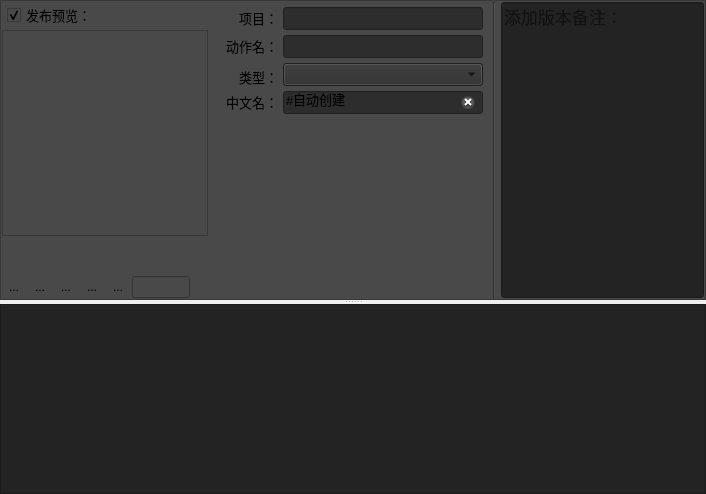
     <widget class="QWidget" name="action_tab">
      <attribute name="title">
       <string>Action</string>
      </attribute>
      <layout class="QVBoxLayout" name="verticalLayout_11">
       <property name="spacing">
        <number>2</number>
       </property>
       <property name="leftMargin">
        <number>0</number>
       </property>
       <property name="topMargin">
        <number>0</number>
       </property>
       <property name="rightMargin">
        <number>0</number>
       </property>
       <property name="bottomMargin">
        <number>0</number>
       </property>
       <item>
        <widget class="QSplitter" name="splitter_4">
         <property name="sizePolicy">
          <sizepolicy hsizetype="Preferred" vsizetype="Expanding">
           <horstretch>0</horstretch>
           <verstretch>0</verstretch>
          </sizepolicy>
         </property>
         <property name="orientation">
          <enum>Qt::Vertical</enum>
         </property>
         <widget class="QFrame" name="frame_7">
          <property name="styleSheet">
           <string notr="true">background-color: rgb(73, 73, 73);</string>
          </property>
          <property name="frameShape">
           <enum>QFrame::StyledPanel</enum>
          </property>
          <property name="frameShadow">
           <enum>QFrame::Sunken</enum>
          </property>
          <layout class="QHBoxLayout" name="horizontalLayout_21" stretch="1,5,1,5">
           <property name="spacing">
            <number>5</number>
           </property>
           <property name="leftMargin">
            <number>1</number>
           </property>
           <property name="topMargin">
            <number>1</number>
           </property>
           <property name="rightMargin">
            <number>1</number>
           </property>
           <property name="bottomMargin">
            <number>1</number>
           </property>
           <item>
            <layout class="QVBoxLayout" name="verticalLayout_9">
             <property name="spacing">
              <number>2</number>
             </property>
             <item>
              <layout class="QHBoxLayout" name="horizontalLayout_22" stretch="5,1,1">
               <property name="spacing">
                <number>0</number>
               </property>
               <property name="leftMargin">
                <number>5</number>
               </property>
               <property name="rightMargin">
                <number>5</number>
               </property>
               <item>
                <widget class="QCheckBox" name="checkBox_3">
                 <property name="font">
                  <font>
                   <family>Microsoft YaHei UI</family>
                   <pointsize>10</pointsize>
                  </font>
                 </property>
                 <property name="styleSheet">
                  <string notr="true"/>
                 </property>
                 <property name="text">
                  <string>发布预览：</string>
                 </property>
                 <property name="checked">
                  <bool>true</bool>
                 </property>
                </widget>
               </item>
               <item>
                <spacer name="horizontalSpacer_5">
                 <property name="orientation">
                  <enum>Qt::Horizontal</enum>
                 </property>
                 <property name="sizeType">
                  <enum>QSizePolicy::Fixed</enum>
                 </property>
                 <property name="sizeHint" stdset="0">
                  <size>
                   <width>80</width>
                   <height>25</height>
                  </size>
                 </property>
                </spacer>
               </item>
               <item>
                <widget class="QPushButton" name="render_bttn_ac">
                 <property name="sizePolicy">
                  <sizepolicy hsizetype="Fixed" vsizetype="Fixed">
                   <horstretch>0</horstretch>
                   <verstretch>0</verstretch>
                  </sizepolicy>
                 </property>
                 <property name="minimumSize">
                  <size>
                   <width>25</width>
                   <height>25</height>
                  </size>
                 </property>
                 <property name="maximumSize">
                  <size>
                   <width>25</width>
                   <height>25</height>
                  </size>
                 </property>
                 <property name="toolTip">
                  <string>&lt;html&gt;&lt;head/&gt;&lt;body&gt;&lt;p&gt;&lt;span style=&quot; font-size:10pt;&quot;&gt;重新渲染图标&lt;/span&gt;&lt;/p&gt;&lt;/body&gt;&lt;/html&gt;</string>
                 </property>
                 <property name="text">
                  <string/>
                 </property>
                 <property name="iconSize">
                  <size>
                   <width>22</width>
                   <height>22</height>
                  </size>
                 </property>
                 <property name="flat">
                  <bool>true</bool>
                 </property>
                </widget>
               </item>
              </layout>
             </item>
             <item>
              <widget class="QFrame" name="frame_8">
               <property name="sizePolicy">
                <sizepolicy hsizetype="Fixed" vsizetype="Fixed">
                 <horstretch>0</horstretch>
                 <verstretch>0</verstretch>
                </sizepolicy>
               </property>
               <property name="minimumSize">
                <size>
                 <width>206</width>
                 <height>206</height>
                </size>
               </property>
               <property name="maximumSize">
                <size>
                 <width>206</width>
                 <height>206</height>
                </size>
               </property>
               <property name="frameShape">
                <enum>QFrame::StyledPanel</enum>
               </property>
               <property name="frameShadow">
                <enum>QFrame::Raised</enum>
               </property>
               <layout class="QGridLayout" name="gridLayout_8">
                <property name="leftMargin">
                 <number>1</number>
                </property>
                <property name="topMargin">
                 <number>1</number>
                </property>
                <property name="rightMargin">
                 <number>1</number>
                </property>
                <property name="bottomMargin">
                 <number>1</number>
                </property>
                <property name="spacing">
                 <number>1</number>
                </property>
                <item row="0" column="0">
                 <widget class="QLabel" name="Preview_label_ac">
                  <property name="sizePolicy">
                   <sizepolicy hsizetype="Fixed" vsizetype="Fixed">
                    <horstretch>0</horstretch>
                    <verstretch>0</verstretch>
                   </sizepolicy>
                  </property>
                  <property name="minimumSize">
                   <size>
                    <width>200</width>
                    <height>200</height>
                   </size>
                  </property>
                  <property name="maximumSize">
                   <size>
                    <width>200</width>
                    <height>200</height>
                   </size>
                  </property>
                  <property name="text">
                   <string/>
                  </property>
                 </widget>
                </item>
               </layout>
              </widget>
             </item>
             <item>
              <spacer name="verticalSpacer_7">
               <property name="orientation">
                <enum>Qt::Vertical</enum>
               </property>
               <property name="sizeType">
                <enum>QSizePolicy::Preferred</enum>
               </property>
               <property name="sizeHint" stdset="0">
                <size>
                 <width>20</width>
                 <height>40</height>
                </size>
               </property>
              </spacer>
             </item>
             <item>
              <layout class="QHBoxLayout" name="horizontalLayout_27">
               <item>
                <widget class="QToolButton" name="Play_toolBttn">
                 <property name="text">
                  <string>...</string>
                 </property>
                 <property name="autoRaise">
                  <bool>true</bool>
                 </property>
                </widget>
               </item>
               <item>
                <widget class="QToolButton" name="firstFrame_toolBttn">
                 <property name="toolTip">
                  <string>起始帧</string>
                 </property>
                 <property name="text">
                  <string>...</string>
                 </property>
                 <property name="autoRaise">
                  <bool>true</bool>
                 </property>
                </widget>
               </item>
               <item>
                <widget class="QToolButton" name="prevFrame_toolBttn">
                 <property name="toolTip">
                  <string>上一帧</string>
                 </property>
                 <property name="text">
                  <string>...</string>
                 </property>
                 <property name="autoRaise">
                  <bool>true</bool>
                 </property>
                </widget>
               </item>
               <item>
                <widget class="QToolButton" name="nextFrame_toolBttn">
                 <property name="toolTip">
                  <string>下一帧</string>
                 </property>
                 <property name="text">
                  <string>...</string>
                 </property>
                 <property name="autoRaise">
                  <bool>true</bool>
                 </property>
                </widget>
               </item>
               <item>
                <widget class="QToolButton" name="lastFrame_toolBttn">
                 <property name="toolTip">
                  <string>结束帧</string>
                 </property>
                 <property name="text">
                  <string>...</string>
                 </property>
                 <property name="autoRaise">
                  <bool>true</bool>
                 </property>
                </widget>
               </item>
               <item>
                <widget class="QLineEdit" name="frams_lineEdit">
                 <property name="maximumSize">
                  <size>
                   <width>80</width>
                   <height>16777215</height>
                  </size>
                 </property>
                </widget>
               </item>
               <item>
                <spacer name="horizontalSpacer_6">
                 <property name="orientation">
                  <enum>Qt::Horizontal</enum>
                 </property>
                 <property name="sizeHint" stdset="0">
                  <size>
                   <width>40</width>
                   <height>20</height>
                  </size>
                 </property>
                </spacer>
               </item>
              </layout>
             </item>
            </layout>
           </item>
           <item>
            <layout class="QVBoxLayout" name="verticalLayout_10">
             <property name="spacing">
              <number>5</number>
             </property>
             <property name="sizeConstraint">
              <enum>QLayout::SetMaximumSize</enum>
             </property>
             <property name="leftMargin">
              <number>5</number>
             </property>
             <property name="topMargin">
              <number>5</number>
             </property>
             <property name="rightMargin">
              <number>5</number>
             </property>
             <item>
              <layout class="QHBoxLayout" name="horizontalLayout_23">
               <item>
                <widget class="QLabel" name="label_14">
                 <property name="sizePolicy">
                  <sizepolicy hsizetype="Preferred" vsizetype="Fixed">
                   <horstretch>0</horstretch>
                   <verstretch>0</verstretch>
                  </sizepolicy>
                 </property>
                 <property name="minimumSize">
                  <size>
                   <width>60</width>
                   <height>0</height>
                  </size>
                 </property>
                 <property name="font">
                  <font>
                   <family>Microsoft YaHei UI</family>
                   <pointsize>10</pointsize>
                  </font>
                 </property>
                 <property name="text">
                  <string>项目：</string>
                 </property>
                 <property name="alignment">
                  <set>Qt::AlignRight|Qt::AlignTrailing|Qt::AlignVCenter</set>
                 </property>
                </widget>
               </item>
               <item>
                <widget class="QLineEdit" name="proj_lineEdit_4">
                 <property name="font">
                  <font>
                   <family>Microsoft YaHei UI</family>
                   <pointsize>10</pointsize>
                  </font>
                 </property>
                 <property name="styleSheet">
                  <string notr="true">background-color: rgb(45, 45, 45);</string>
                 </property>
                 <property name="readOnly">
                  <bool>true</bool>
                 </property>
                </widget>
               </item>
              </layout>
             </item>
             <item>
              <layout class="QHBoxLayout" name="horizontalLayout_24">
               <item>
                <widget class="QLabel" name="label_15">
                 <property name="sizePolicy">
                  <sizepolicy hsizetype="Preferred" vsizetype="Fixed">
                   <horstretch>0</horstretch>
                   <verstretch>0</verstretch>
                  </sizepolicy>
                 </property>
                 <property name="minimumSize">
                  <size>
                   <width>60</width>
                   <height>0</height>
                  </size>
                 </property>
                 <property name="font">
                  <font>
                   <family>Microsoft YaHei UI</family>
                   <pointsize>10</pointsize>
                  </font>
                 </property>
                 <property name="text">
                  <string>动作名：</string>
                 </property>
                 <property name="alignment">
                  <set>Qt::AlignRight|Qt::AlignTrailing|Qt::AlignVCenter</set>
                 </property>
                </widget>
               </item>
               <item>
                <widget class="QLineEdit" name="name_lineEdit_4">
                 <property name="font">
                  <font>
                   <family>Microsoft YaHei UI</family>
                   <pointsize>10</pointsize>
                  </font>
                 </property>
                 <property name="styleSheet">
                  <string notr="true">background-color: rgb(45, 45, 45);</string>
                 </property>
                 <property name="readOnly">
                  <bool>true</bool>
                 </property>
                </widget>
               </item>
              </layout>
             </item>
             <item>
              <layout class="QHBoxLayout" name="horizontalLayout_25">
               <item>
                <widget class="QLabel" name="label_16">
                 <property name="sizePolicy">
                  <sizepolicy hsizetype="Fixed" vsizetype="Fixed">
                   <horstretch>0</horstretch>
                   <verstretch>0</verstretch>
                  </sizepolicy>
                 </property>
                 <property name="minimumSize">
                  <size>
                   <width>60</width>
                   <height>20</height>
                  </size>
                 </property>
                 <property name="maximumSize">
                  <size>
                   <width>16777215</width>
                   <height>15</height>
                  </size>
                 </property>
                 <property name="font">
                  <font>
                   <family>Microsoft YaHei UI</family>
                   <pointsize>10</pointsize>
                  </font>
                 </property>
                 <property name="text">
                  <string>类型：</string>
                 </property>
                 <property name="alignment">
                  <set>Qt::AlignRight|Qt::AlignTrailing|Qt::AlignVCenter</set>
                 </property>
                </widget>
               </item>
               <item>
                <widget class="QComboBox" name="publishType_comb_4">
                 <property name="sizePolicy">
                  <sizepolicy hsizetype="Expanding" vsizetype="Fixed">
                   <horstretch>0</horstretch>
                   <verstretch>0</verstretch>
                  </sizepolicy>
                 </property>
                 <property name="minimumSize">
                  <size>
                   <width>200</width>
                   <height>22</height>
                  </size>
                 </property>
                 <property name="font">
                  <font>
                   <family>Microsoft YaHei UI</family>
                   <pointsize>10</pointsize>
                  </font>
                 </property>
                 <property name="styleSheet">
                  <string notr="true">background-color: rgb(45, 45, 45);</string>
                 </property>
                </widget>
               </item>
              </layout>
             </item>
             <item>
              <layout class="QHBoxLayout" name="horizontalLayout_26">
               <item>
                <widget class="QLabel" name="label_17">
                 <property name="sizePolicy">
                  <sizepolicy hsizetype="Fixed" vsizetype="Fixed">
                   <horstretch>0</horstretch>
                   <verstretch>0</verstretch>
                  </sizepolicy>
                 </property>
                 <property name="minimumSize">
                  <size>
                   <width>60</width>
                   <height>0</height>
                  </size>
                 </property>
                 <property name="maximumSize">
                  <size>
                   <width>16777215</width>
                   <height>16777215</height>
                  </size>
                 </property>
                 <property name="font">
                  <font>
                   <family>Microsoft YaHei UI</family>
                   <pointsize>10</pointsize>
                  </font>
                 </property>
                 <property name="text">
                  <string>中文名：</string>
                 </property>
                 <property name="alignment">
                  <set>Qt::AlignRight|Qt::AlignTrailing|Qt::AlignVCenter</set>
                 </property>
                </widget>
               </item>
               <item>
                <widget class="QLineEdit" name="CHname_lineEdit_4">
                 <property name="font">
                  <font>
                   <family>Microsoft YaHei UI</family>
                   <pointsize>10</pointsize>
                  </font>
                 </property>
                 <property name="styleSheet">
                  <string notr="true">background-color: rgb(45, 45, 45);</string>
                 </property>
                 <property name="text">
                  <string>#自动创建</string>
                 </property>
                 <property name="clearButtonEnabled">
                  <bool>true</bool>
                 </property>
                </widget>
               </item>
              </layout>
             </item>
             <item>
              <spacer name="verticalSpacer_8">
               <property name="orientation">
                <enum>Qt::Vertical</enum>
               </property>
               <property name="sizeType">
                <enum>QSizePolicy::Expanding</enum>
               </property>
               <property name="sizeHint" stdset="0">
                <size>
                 <width>20</width>
                 <height>40</height>
                </size>
               </property>
              </spacer>
             </item>
            </layout>
           </item>
           <item>
            <widget class="Line" name="line_9">
             <property name="orientation">
              <enum>Qt::Vertical</enum>
             </property>
            </widget>
           </item>
           <item>
            <widget class="QLineEdit" name="lineEdit_5">
             <property name="sizePolicy">
              <sizepolicy hsizetype="Expanding" vsizetype="Expanding">
               <horstretch>0</horstretch>
               <verstretch>0</verstretch>
              </sizepolicy>
             </property>
             <property name="minimumSize">
              <size>
               <width>0</width>
               <height>0</height>
              </size>
             </property>
             <property name="font">
              <font>
               <family>Microsoft YaHei UI</family>
               <pointsize>13</pointsize>
              </font>
             </property>
             <property name="styleSheet">
              <string notr="true">background-color: rgb(35, 35, 35);</string>
             </property>
             <property name="text">
              <string/>
             </property>
             <property name="alignment">
              <set>Qt::AlignLeading|Qt::AlignLeft|Qt::AlignTop</set>
             </property>
             <property name="placeholderText">
              <string>添加版本备注：</string>
             </property>
            </widget>
           </item>
          </layout>
         </widget>
         <widget class="QTreeWidget" name="log_treeWidget_ac">
          <property name="styleSheet">
           <string notr="true">background-color: rgb(35, 35, 35);</string>
          </property>
          <attribute name="headerVisible">
           <bool>false</bool>
          </attribute>
          <column>
           <property name="text">
            <string notr="true">1</string>
           </property>
          </column>
         </widget>
        </widget>
       </item>
      </layout>
     </widget>
